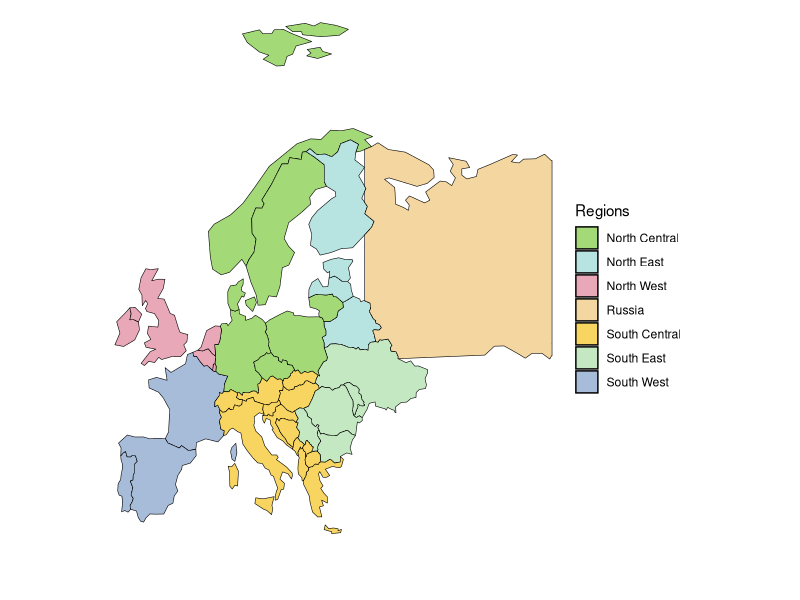

R code for this plot:
library(ggplot2)
library(sf)
library(dplyr)
library(rnaturalearth)
regions <- c("Russia", "North Central", "North East", "North West", 
             "South Central", "South East", "South West")
countries <- list(
  c("Russia"),
  c("Czechia", "Denmark", "Germany", "Lithuania", "Norway", "Poland", "Sweden"),
  c("Estonia", "Finland", "Latvia", "Belarus"),
  c("Belgium", "Ireland", "Iceland", "Luxembourg", "Netherlands", "United Kingdom"),
  c("Albania", "Austria", "Bosnia and Herz.", "Montenegro", "Croatia", 
    "North Macedonia", "Greece", "Hungary", "Italy", "Kosovo", 
    "Slovakia", "Slovenia", "Switzerland"),
  c("Bulgaria", "Cyprus", "Moldova", "Romania", "Serbia", "Ukraine"),
  c("France", "Portugal", "Spain")
)
country_data <- data.frame(
  country = unlist(countries),
  region = rep(regions, sapply(countries, length))
)
europe <- ne_countries(continent = "Europe", returnclass = "sf") %>%
  filter(name != "Russia")
russia <- ne_countries(country = "Russia", returnclass = "sf")
russia <- st_make_valid(russia)
bbox_russia <- st_as_sfc(st_bbox(c(xmin = 30, xmax = 60, ymin = 50, ymax = 70), 
                                 crs = st_crs(russia)))
russia_subset <- st_intersection(russia, bbox_russia)
europe_with_russia <- bind_rows(europe, russia_subset)
europe_data <- europe_with_russia %>%
  left_join(country_data, by = c("name" = "country"))

region_colors <- c(
  "Russia"         = "#F4D6A0", 
  "North Central"  = "#A3D977",
  "North East"     = "#B7E3E0",
  "North West"     = "#E8A8B8",
  "South Central"  = "#F7D560",
  "South East"     = "#C4E8C2",
  "South West"     = "#A6BCD8"
)

ggplot(data = europe_data) +
  geom_sf(aes(fill = factor(region)), color = "black") +
  scale_fill_manual(values = region_colors, name = "Regions") +
  coord_sf(xlim = c(-10, 60), ylim = c(30, 82), expand = FALSE) +
  theme_classic() +
  labs(fill = "Regions") +
  theme(
    axis.title.x = element_blank(),
    axis.title.y = element_blank(),
    axis.text.x = element_blank(),
    axis.text.y = element_blank(),
    axis.ticks = element_blank(),
    panel.grid = element_blank(),
    axis.line = element_blank()
  )
